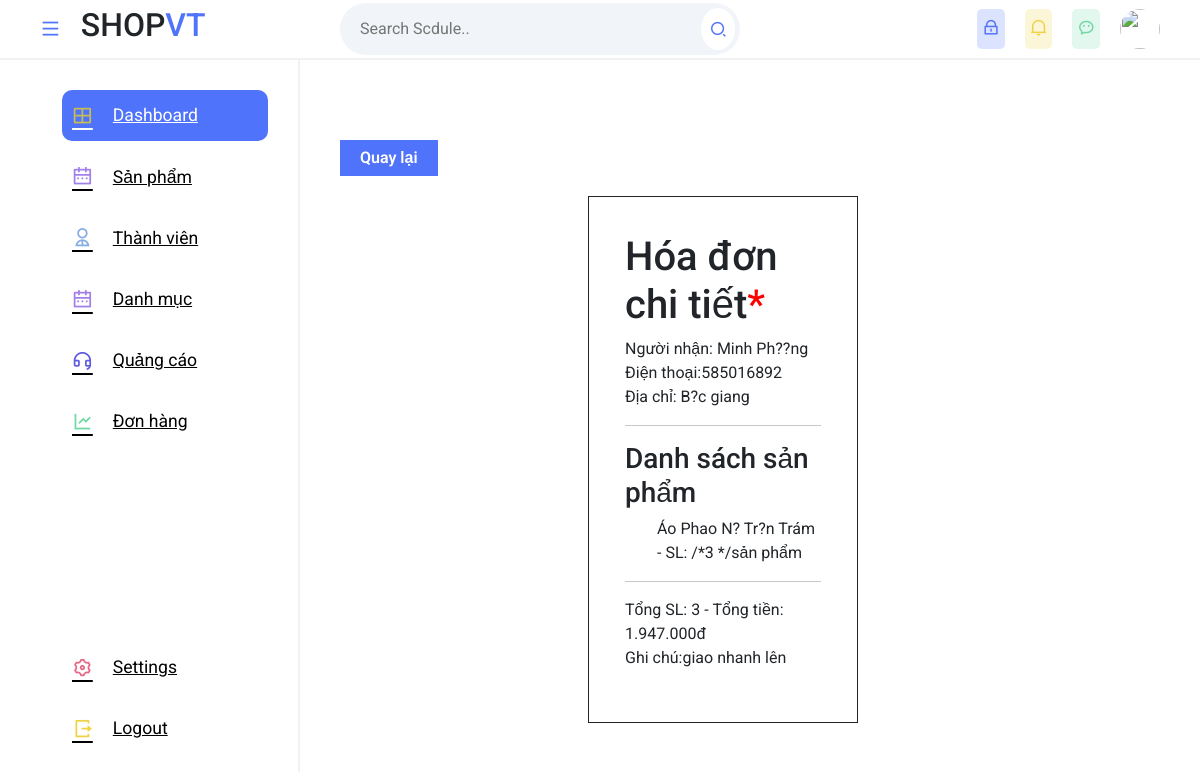
/sever/view/xemdonhang.php?order_id=10 (signed in), run on the app's committed database.
### tables this page shows
CREATE TABLE `order_detail` (
  `order_detail_id` int(11) NOT NULL,
  `order_id` int(11) NOT NULL,
  `sanpham_id` int(11) NOT NULL,
  `order_detai_quantity` int(11) NOT NULL,
  `order_detai_price` int(11) NOT NULL
);

CREATE TABLE `orders` (
  `order_id` int(11) NOT NULL,
  `order_name` varchar(255) NOT NULL,
  `order_phone` int(11) NOT NULL,
  `order_address` varchar(255) NOT NULL,
  `order_note` varchar(255) NOT NULL,
  `order_total` int(11) NOT NULL,
  `created_time` int(11) NOT NULL
);

CREATE TABLE `sanpham` (
  `sanpham_id` int(11) NOT NULL,
  `sanpham_name` varchar(255) NOT NULL,
  `sanpham_gia` int(11) NOT NULL,
  `sanpham_size` varchar(11) NOT NULL,
  `sanpham_img` varchar(255) NOT NULL,
  `sanpham_ma` varchar(255) NOT NULL,
  `sanpham_mau` varchar(255) NOT NULL,
  `sale_id` int(11) NOT NULL,
  `size_id` int(11) NOT NULL,
  `danhmuc_id` int(11) NOT NULL
);

### sever/view/xemdonhang.php (the view, shortened to what this page needs)
<?php
    include './header.php';
    include './menu.php';
    include '../mode/config2.php';
    $orders = mysqli_query($conn, "SELECT orders.order_name, orders.order_address, orders.order_phone, orders.order_note,orders.order_total, order_detail.*, sanpham.sanpham_name as sanpham_name FROM orders INNER JOIN order_detail ON orders.order_id = order_detail.order_id
            INNER JOIN sanpham
            ON sanpham.sanpham_id = order_detail.sanpham_id
            WHERE orders.order_id = "  . $_GET['order_id']);
            $orders = mysqli_fetch_all($orders, MYSQLI_ASSOC);
?>
<div style="    padding-top: 60px;" class="main--content">
        <button class="btn_them" style="margin:20px 0;"><a href="javascript:history.back()">Quay lại</a></button>
            <div style="    width: 30%;border: 1px solid;padding: 36px;position: absolute;    left: 32%;" class="content-left-cartelogy_add">
               <div class="inhoadon">
               <h1>Hóa đơn chi tiết<span style="color:red;">*</span></h1>
                    <div id="order-detail-wrapper">
                    <div id="order-detail">
                        <label>Người nhận: </label><span> <?=$orders[0]['order_name'] ?></span><br/>
                        <label>Điện thoại: </label><span><?= $orders[0]['order_phone'] ?></span><br/>
                        <label>Địa chỉ: </label><span>  <?= $orders[0]['order_address'] ?></span><br/>
                        <hr/>
                        <h3>Danh sách sản phẩm</h3>
                        <ul>
                            <?php
                            $totalQuantity = 0;
                            foreach ($orders as $row) {
                                ?>
                                <li>
                                    <span class="item-name"><?= $row['sanpham_name'] ?></span>
                                    <span class="item-quantity"> - SL:  /*<?=$row['order_detai_quantity'] ?> */sản phẩm</span>
                                </li>
                                <?php
                                $totalQuantity += $row['order_detai_quantity'];
                            }
                            ?>
                        </ul>
                        <hr/>
                        <label>Tổng SL:</label> <?= $totalQuantity ?> - <label>Tổng tiền:</label> <?=number_format($orders[0]['order_total'] , 0 , "," , ".")?>.000đ
                        <p><label>Ghi chú: </label><?= $orders[0]['order_note'] ?></p>
                    </div>
                </div>
            </div>
</div>

### sever/public/quantri.css (style rules this page uses)
* { margin: 0; padding: 0; box-sizing: border-box; font-family: 'Roboto', sans-serif; }
body { position: relative; width: 100%; }
li { list-style: none; }
a { text-decoration: none; }
.main--content { position: absolute; top: 0; right: 0; height: 100%; width: calc(100% - 300px); padding: 0 40px; overflow-y: scroll; transition: .3s; }

### sever/public/sanpham.css (style rules this page uses)
:root { --blue-color:#5073FB; }
.btn_them { height: 36px; border: none; background: var(--blue-color) ; color: white; }
.btn_them a { text-decoration: none; color: white; font-weight: 600; padding: 21px 20px; }

### data on the page
order_detail: order.order_name "Minh Ph??ng", order.order_phone "585016892", order.order_address "B?c giang", sanpham.sanpham_name "Áo Phao N? Tr?n Trám", order_detai_quantity "3", order.order_total "1.947", order.order_note "giao nhanh lên"

### other printed values
$totalQuantity "3"
